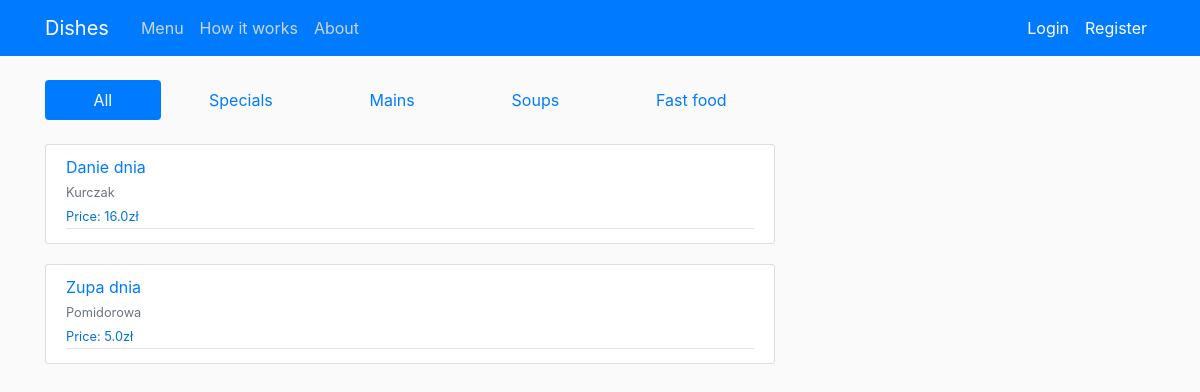
The app's page /, older data.
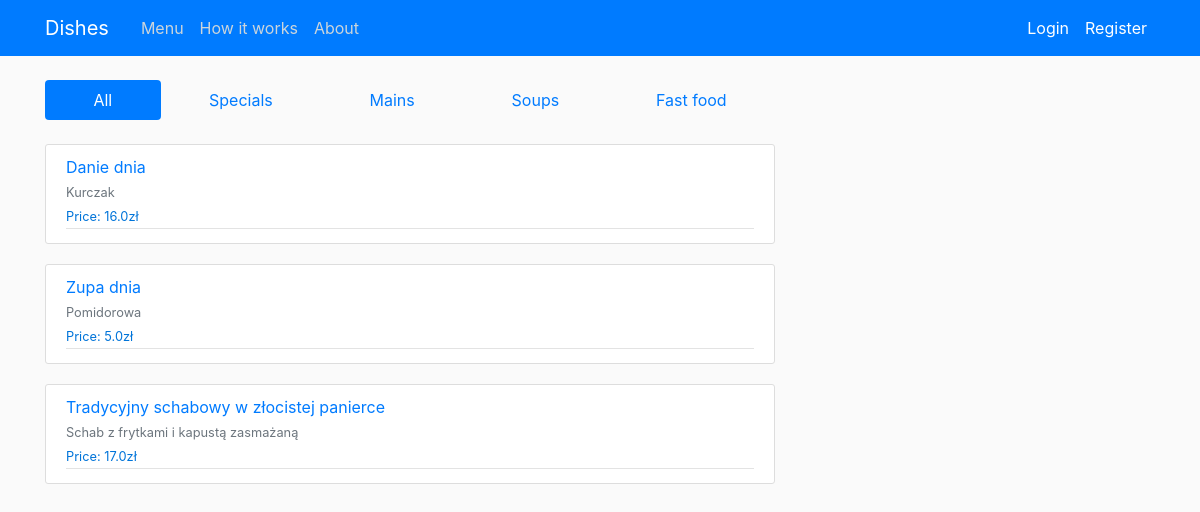
The same page, newer data.
### shop/models.py (models this page shows, shortened)
class Dish(models.Model):
    name = models.CharField(max_length=100)
    ingredient = models.CharField(max_length=250)
    price = models.FloatField()
    dish_type = models.CharField(max_length=20)

### shop/views.py (the view)
# urls.py: 2. Add a URL to urlpatterns:  path('', views.home, name='home')
def home (request):
    context = {
        'dish': Dish.objects.all(),
        'title': title,
        'type': 'all'
    }
    return render(request, 'shop/home.html',context)

### shop/templates/shop/home.html (shortened to what this page needs)
{% extends 'shop/base.html' %}
{% block content %}
<nav class="nav nav-pills flex-column flex-sm-row">
    {% if type == 'all' %}
        <a class="flex-sm-fill text-sm-center nav-link active" href="{% url 'shop-select' 'all' %}">All</a>
        <a class="flex-sm-fill text-sm-center nav-link" href="{% url 'shop-select' 'special'%}">Specials</a>
        <a class="flex-sm-fill text-sm-center nav-link" href="{% url 'shop-select' 'main'%}">Mains</a>
        <a class="flex-sm-fill text-sm-center nav-link" href="{% url 'shop-select' 'soup'%}">Soups</a>
        <a class="flex-sm-fill text-sm-center nav-link" href="{% url 'shop-select' 'fastfood'%}">Fast food</a>
    {% endif %}
</nav>
<br>
{% for menu in dish %}
    <article class="media content-section">
        <div class="media-body">
            <div class="article-metadata">
                <a class="mr-2" href="{% url 'shop-open-dish' menu.id %}">{{ menu.name }}</a><br>
                <small class="text-muted">{{ menu.ingredient }}</small><br>
                <small class="article-content" style='color:#0074d9'>Price: {{ menu.price }}zł</small>
            </div>
        </div>
    </article>
{% endfor %}
{% endblock content %}

### shop/templates/shop/base.html (shortened to what this page needs)
{% load static %}
<!DOCTYPE html>
<html>
<head>
    <link rel="stylesheet" href="https://stackpath.bootstrapcdn.com/bootstrap/4.5.2/css/bootstrap.min.css">
    <link rel="stylesheet" type="text/css" href="{% static 'shop/main.css' %}">
</head>
<body>
    <header class="site-header">
        <nav class="navbar navbar-expand-md navbar-dark bg-primary fixed-top">
            <div class="container">
                <a class="navbar-brand mr-4" href="{% url 'shop-home' %}">Dishes</a>
                <div class="collapse navbar-collapse" id="navbarToggle">
                    <div class="navbar-nav mr-auto">
                        <a class="nav-item nav-link" href="{% url 'shop-home' %}">Menu</a>
                        <a class="nav-item nav-link" href="{% url 'shop-about' %}">How it works</a>
                        <a class="nav-item nav-link" href="/about">About</a>
                    </div>
                     <div class="navbar-nav">
                        {% if user.is_authenticated %}
                            <a class="nav-item nav-link" style="color: #ffffff" href="{% url 'logout' %}">Logout</a>
                            <a class="nav-item nav-link" style="color: #ffffff" href="{% url 'profile' %}">{{ user.username }}</a>
                        {% else %}
                            <a class="nav-item nav-link" style="color: #ffffff" href="{% url 'login' %}">Login</a>
                            <a class="nav-item nav-link" style="color: #ffffff" href="{% url 'register' %}">Register</a>
                        {% endif %}
                    </div>
                </div>
            </div>
        </nav>
    </header>
    <main role="main" class="container">
        <div class="row">
            <div class="col-md-8">
                {% block content %}{% endblock %}
            </div>
            <div class="col-md-4">
            </div>
        </div>
    </main>
</body>
</html>

### shop/static/shop/main.css (style rules this page uses)
body { background: #fafafa; color: #333333; margin-top: 5rem; }
.site-header .navbar-nav .nav-link { color: #cbd5db; }
.content-section { background: #ffffff; padding: 10px 20px; border: 1px solid #dddddd; border-radius: 3px; margin-bottom: 20px; }
.article-content { white-space: pre-line; }
.article-metadata { padding-bottom: 1px; margin-bottom: 4px; border-bottom: 1px solid #e3e3e3 }

Row changes from the older to the newer data that the page shows:
added Dish: name "Tradycyjny schabowy w złocistej panierce", ingredient "Schab z frytkami i kapustą zasmażaną", price "17.0"
